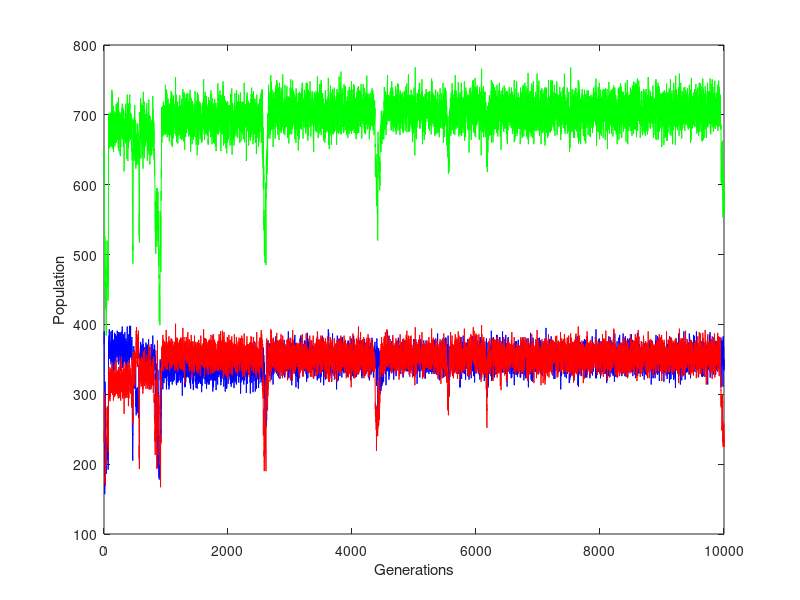

This chart was generated by the following MATLAB code: (Note: this script raises an error after producing the figure.)

%--------------------------------------------
J=importdata('33mat.txt');
B=importdata('33pop.txt');
x1= B(:, 1);
x2= B(:, 2);
x3= B(:, 3);
x4= B(:, 4);

plot(x1, x2, 'b', x1, x3, 'r', x1, x4, 'g');
xlabel('Generations');
ylabel('Population')
%--------------------------------------------
A=importdata('33seppop.txt');
[n,m]=size(A);

D=[0];
C=[0];
E=[0];
F=[0];

CCom1= zeros(n,1);
CCom2= zeros(n,1);

x=(m+1)/2;
for i = 1:n
   count=0;
   Com1=0;
   for j= 2:x
       if A(i,j) ~= 0
            D=cat(1, D, j-2);
            count = count + 1;
           %Centre of mass
            Com1 = Com1 + (j-2)*A(i,j);
           %----------------------
       end
   end
   
   X = i*ones(count,1);
   C=cat(1,C,X);
   count2=0;
   Com2=0;
   
   %Centre of mass 
   CCom1(i, 1)= Com1/x2(i,1);
   %----------------
   for k= x+1:m
       if A(i,k) ~= 0
            F=cat(1, F, k-2);
            count2 = count2 + 1;
           %Centre of mass
            Com2 = Com2 + (k-2)*A(i, k);
           %-------------------
       end 
   end
   
   Y = i*ones(count2,1);
   E =cat(1,E,Y);
   
   %Centre of mass
   CCom2(i,1)= Com2/x3(i,1);
   
end
display("BOOP");
figure
scatter(C, D, '.', 'b' );
hold on;
scatter(E, F, '.', 'r');
hold on;
plot(x1, CCom1,'g' , x1, CCom2, 'g');